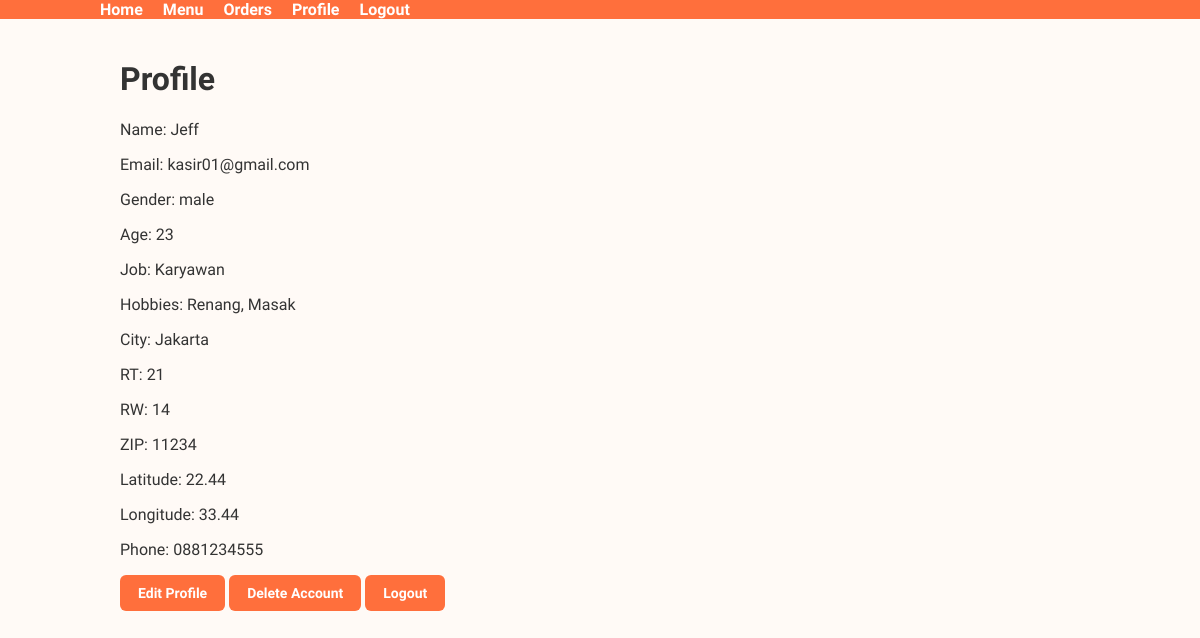
Screenshot of /profile (signed in) with the database file from the repository.
### tables this page shows
CREATE TABLE users (
            id INTEGER PRIMARY KEY AUTOINCREMENT,
            user_id TEXT NOT NULL UNIQUE,          
            password TEXT NOT NULL,  
            email TEXT NOT NULL UNIQUE,
            name TEXT NOT NULL,
            gender TEXT NOT NULL,
            age INTEGER NOT NULL,
            job TEXT,
            hobby TEXT,
            city TEXT,
            rt TEXT,
            rw TEXT,
            zip TEXT,
            latitude TEXT,
            longitude TEXT,
            phone TEXT
        );

### app.py (the view, shortened to what this page needs)
@app.route("/profile", methods=["GET", "POST"])
def profile():
    if "user_id" not in session:
        return redirect(url_for("login"))
    user_id = session["user_id"]
    user = get_user_by_userid(user_id)
    return render_template("profile.html", user=user)

### user_database_sqlite.py (called while the page is built)
def get_user_by_userid(user_id):
    with engine.connect() as conn:
        user = conn.execute(
            text("""
            SELECT * FROM users
            WHERE user_id=:user_id
            """),
            {"user_id":user_id}
        ).mappings().first()
    if user:
        user = dict(user)
        user.pop("password", None)
    return user

### templates/profile.html (shortened to what this page needs)
{% extends "base.html" %}
{% block content %}
<h1>Profile</h1>
<p>Name: {{ user.name }}</p>
<p>Email: {{ user.email }}</p>
<p>Gender: {{ user.gender }}</p>
<p>Age: {{ user.age }}</p>
<p>Job: {{ user.job }}</p>
<p>Hobbies: {{ user.hobby.split(",") | join(", ") }}</p>
<p>City: {{ user.city }}</p>
<p>RT: {{ user.rt }}</p>
<p>RW: {{ user.rw }}</p>
<p>ZIP: {{ user.zip }}</p>
<p>Latitude: {{ user.latitude }}</p>
<p>Longitude: {{ user.longitude }}</p>
<p>Phone: {{ user.phone }}</p>
<a href="{{ url_for('edit_profile') }}"><button>Edit Profile</button></a>
<a href="{{ url_for('delete_account') }}"><button>Delete Account</button></a>
<a href="{{ url_for('logout') }}"><button>Logout</button></a>
{% endblock %}

### static/style.css (style rules this page uses)
*, *::before, *::after { box-sizing: border-box; font-family: "Roboto Condensed", system-ui, -apple-system, BlinkMacSystemFont, sans-serif; }
body { margin: 0; background-color: #fffaf6; color: #333; }
button, input[type="submit"] { background-color: #ff6f3c; color: white; border: none; padding: 10px 18px; border-radius: 6px; font-size: 14px; font-weight: 600; cursor: pointer; transition: background-color 0.25s ease; }

### rows the page displays
users: name "Jeff", email "kasir01@gmail.com", gender "male", age "23", job "Karyawan", hobby.split "Renang, Masak", city "Jakarta", rt "21", rw "14", zip "11234", latitude "22.44", longitude "33.44", phone "0881234555"
